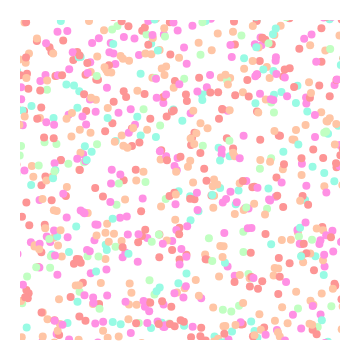
Frame 1 (no input)
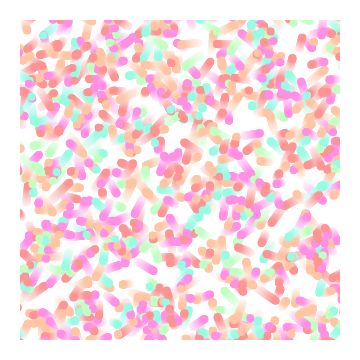
Frame 60 (no input)
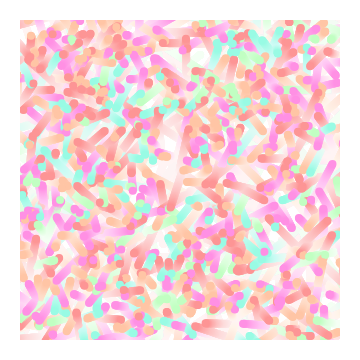
Frame 120 (the mouse pressed at the canvas centre since frame 60)

The p5.js sketch that drew these frames (run headless with seeded random() and noise() and a simulated clock; from frame 60 on, the mouse is pressed at the canvas centre):

// p5.js sketch
// ── sketch.js
var w;
var n = 1000;
var walking_club = new Array(n);
var colours = ["#98fbe4", "#ffc5a5", "#ff90e4",
  "#fd9595", "#c1ffc2"];

function setup() {
  createCanvas(360, 360);
  for (var i = 0; i < n; i++) {
    walking_club[i] = new Walker()
  }
}

function draw() {
  background(255, 10);
  noStroke();
  for (var i = 0; i < n; i++) {
    walking_club[i].update();
    walking_club[i].display();
  }
}

function Walker() {
  this.pos = createVector(random(width),random(height));
  this.vel = createVector(0, 0);
  this.acc = createVector(random(-0.01, 0.01),
              random(-0.01, 0.01));

  this.update = function () {
    this.vel.add(this.acc);
    this.pos.add(this.vel);
  }

  this.colour_int = round(random(0, colours.length-1));
  this.colour = colours[this.colour_int];
  this.display = function () {
    // picture frame
    noFill()
    stroke(255);
    strokeWeight(40);
    rect(0,0,width,height);
    noStroke();
    fill((this.colour));
    ellipse(this.pos.x, this.pos.y, 8, 8);
  }
}
